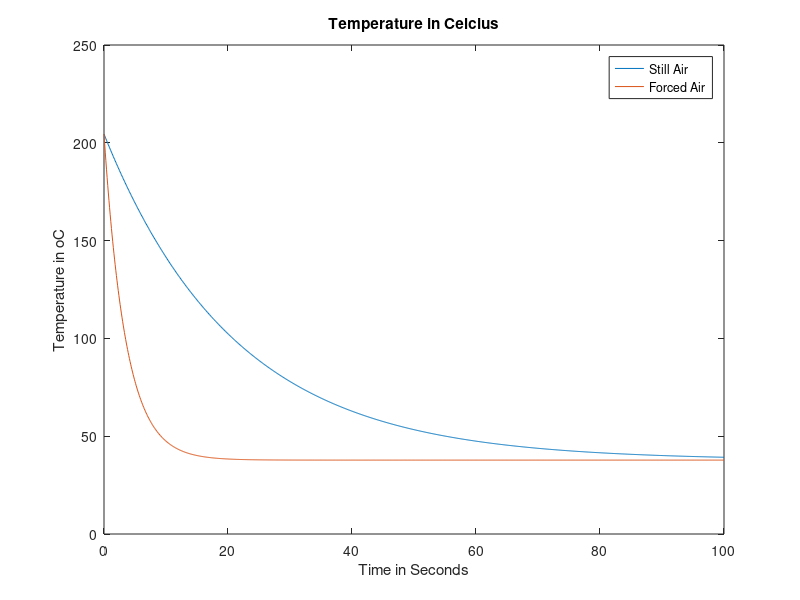
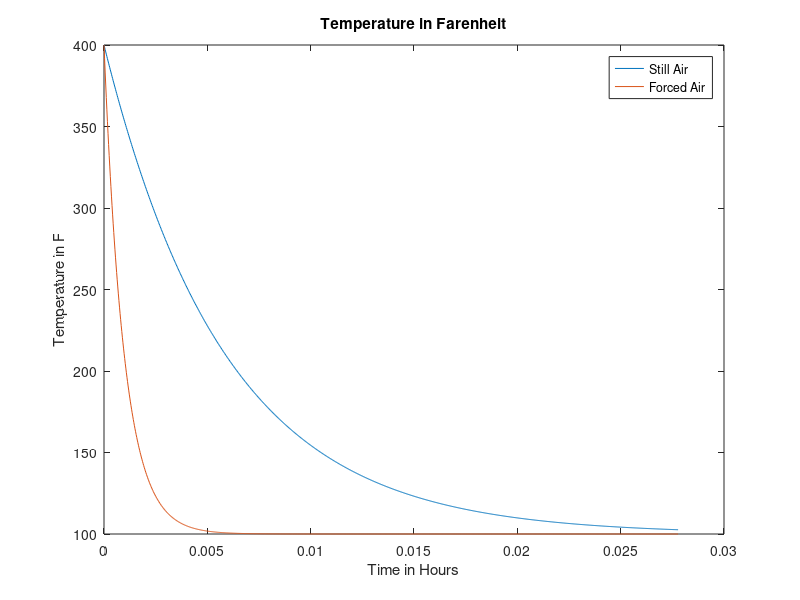

The MATLAB script that drew these images, in order:
%Schaum's Solved Problems Series
%1000 Solved Problems in HEAT TRANSFER
%Donald R. Pitts, Leighton E. Sisson
%McGraw-Hill, Inc. 1991
%Chapter 3 - Nonsteady Conduction: Problem 3.19 and Problem 3.20
%      Compare the temperature responses of a 0.016-in.-diam. aluminium wire
%      initially at 400oF when the wire is suddenly exposed to:
%      a) forced air at 100oF (hbarra = 12 Btu/h.ft2.oF)
%      b) still air at 100oF (hbarra = 2 Btu/h.ft2.oF)

%SOLUTION:
%   From table B-1 for aluminium at Tavg = 250oF:
%       k = 121 Btu/h.ft.oF    c = 0.208 Btu/lbm.oF     ro = 169 lbm/ft3
%   We have:
%       Bi(still) = hbarra(still)*(D/4) / k = 2*(0.004/12) / 121 = 0.55e-5
%       Bi(forced) = 12/2 * (0.55e-5) = 3.3e-5
%   Therefore, lumped analysis can be used in either case. 
%   Applying (V/As = D/4) in the governing equation below:
%       (T-Tinf) / (Ti - Tinf) = exp [ - t * (hbarra * As) / (ro . c . V) ]  
%   we have:
%     (T-Tinf) / (Ti - Tinf) = exp [ - (4*hbarra / (ro c D) ) * t ]
%   or 
%     T = Tinf + (Ti-Tinf) * exp [ (-4*hbarra / (ro c D)) * t ]
%     Tstill = 100 + 300 * exp(-1024.1 t)    ----- t expressed in hours
%     Tforced = 100 + 300 * exp(-170.69 t)   --- t expressed in hours 
cont=1;
DT = 0.1/(60*60);
N = 1000;

for (t=0:DT:N*DT)    
    %a) Forced Air:         
     TFforced(cont) = 100+300*exp(-1024.1*t);
     Tforced(cont) = (5/9) *(TFforced(cont)-32);
     %b) Still Air:
     TFstill(cont) = 100+300*exp(-170.69*t);
     Tstill(cont) = (5/9) *(TFstill(cont)-32);
     
      vart(cont)=t*60*60;          
      cont=cont+1;
  end
figure;
plot(vart, Tstill, vart, Tforced); title('Temperature in Celcius');xlabel('Time in Seconds'); ylabel('Temperature in oC');legend('Still Air', 'Forced Air');
figure;
plot(vart/(60*60), TFstill, vart/(60*60), TFforced); title('Temperature in Farenheit');xlabel('Time in Hours'); ylabel('Temperature in F');legend('Still Air', 'Forced Air');
